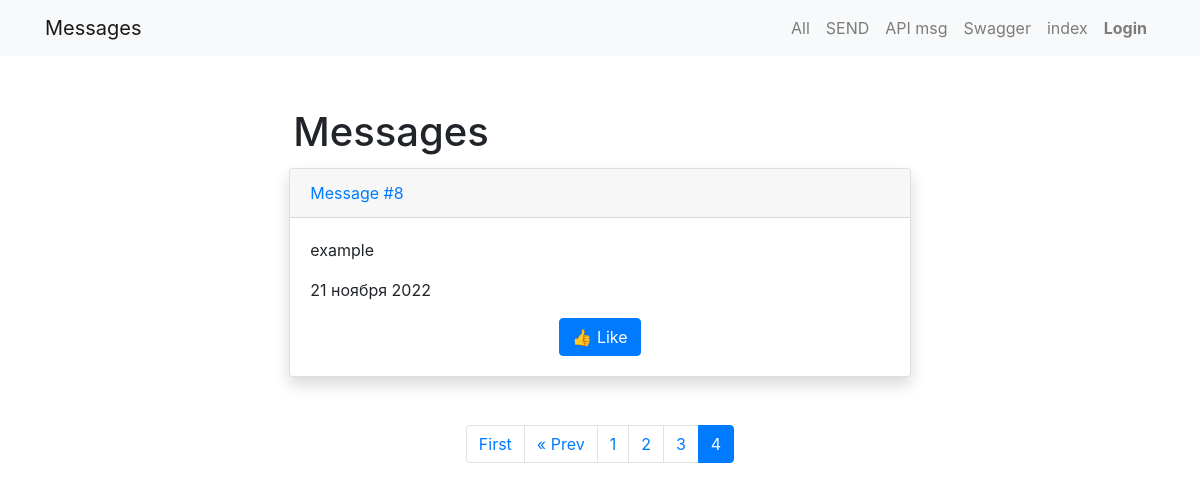
Page /?page=4 on the earlier database version.
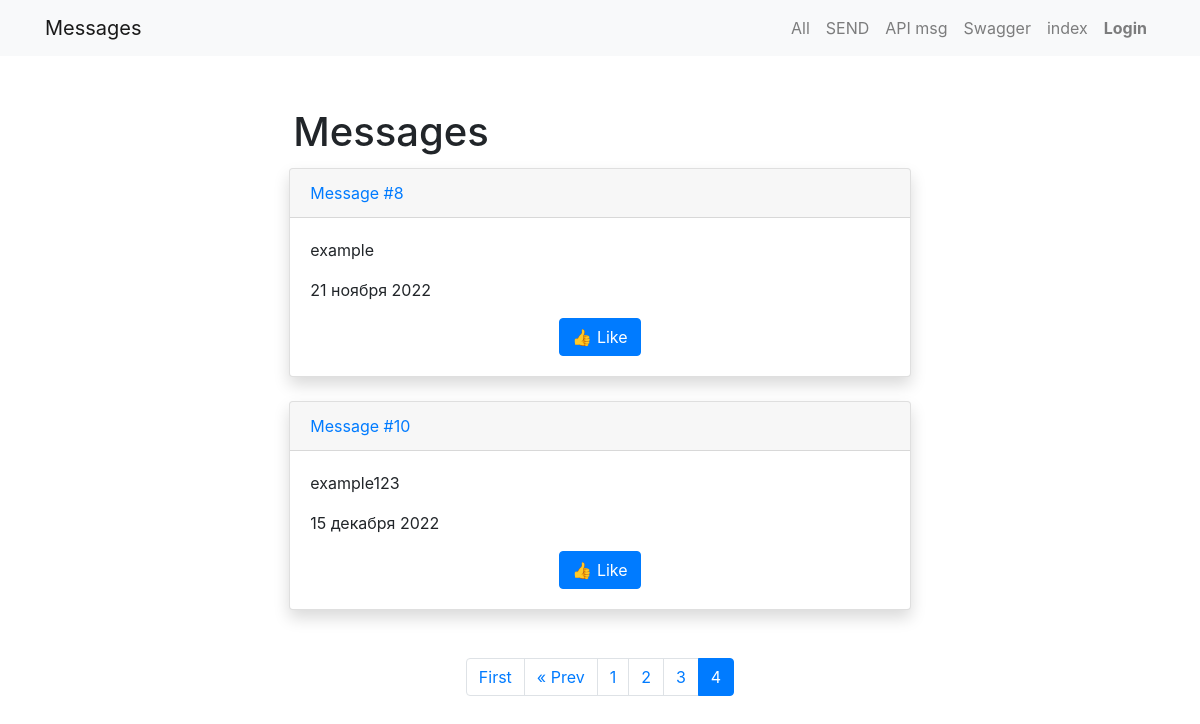
Same page on the later database version.
### FORM_MSG/models.py (models this page shows, shortened)
class Message(models.Model):
    author = models.ForeignKey(to=User, related_name='messages', on_delete=models.CASCADE)
    id = models.BigAutoField(null=False, unique=True, primary_key=True,
                             auto_created=True)  # limit int remove (max_length)
    name = models.CharField(null=False, max_length=10, blank=False)
    text = models.TextField(null=False, max_length=100, blank=False, validators=[RegexValidator(r'^[\w]+$')])
    accept_terms = models.BooleanField(null=False, default=False, verbose_name='Согласен с правилами', blank=False)
    file = models.FileField(null=True, upload_to='form_files/', blank=True)
    image = models.ImageField(null=True, upload_to='form_imgs/', blank=True)
    created_date = models.DateTimeField(null=False, auto_now_add=True)
    updated_date = models.DateTimeField(null=False, auto_now=True)
    def likes_count(self):
        return self.likes.count()
    class Meta:
        verbose_name_plural = 'Messages'

### FORM_MSG/views.py (the view)
# urls.py: path('', views.MsgList.as_view(), name='msg_list'),
class MsgList(ListView):
    template_name = "form_msg/msg_list.html"
    paginate_by = 2
    queryset = Message.objects.select_related('author').prefetch_related('likes')
    def get_context_data(self, *, object_list=None, **kwargs):
        context = super(MsgList, self).get_context_data(**kwargs)
        if self.request.user.is_authenticated:
            msgs = self.queryset
            context['show_buttons'] = True
            context['user_likes'] = msgs.filter(likes__user=self.request.user.id).values_list('id', flat=True)
            print(context['user_likes'])
        return context

### FORM_MSG/templates/form_msg/msg_list.html (shortened to what this page needs)
{% extends 'form_msg/base_msg.html' %}
{% load static %}
{% load custom_tags %}
{% block content %}
    <div class="row justify-content-center">
        <div class="col-md-7 p-5">
            <h1 class="p-1">Messages</h1>
            {% if object_list %}
                {% for msg in object_list %}
                    {% include 'form_msg/card_item_msg.html' %}
                {% endfor %}
            {% else %}
                Empty
            {% endif %}
            {% if page_obj.has_other_pages %}
            {% include 'form_msg/includes/paginator.html' %}
            {% endif %}
        </div>
    </div>
{% endblock %}

### FORM_MSG/templates/form_msg/card_item_msg.html (shortened to what this page needs)
<div class="card mb-4 shadow justify-content-center">
    {% if not is_get_msg %}
        <div class="card-header"><a href="{% url 'form_msg:show_msg' pk=msg.id %}">Message #{{ msg.id }}</a></div>
    {% endif %}
    <div class="card-body">
        <p class="card-text">
            {{ msg.text|linebreaksbr }}
        </p>
        <div class="d-flex justify-content-between align-items-center">
            <p class=="text-muted">{{ msg.created_date|date:"d E Y" }}</p>
        </div>
        <div class="row justify-content-center">
            <form action="{% url 'form_msg:like' msg.id %}" method="POST">
                {% if not is_detail_msg %}
                    {% if user_likes and msg.id in user_likes %}
                        <button type="submit" name="msg_id" value="{{ msg.id }}" class="btn btn-danger">Unlike
                            ({{ msg.likes_count }})
                        </button>
                    {% else %}
                        <button type="submit" name="msg_id" value="{{ msg.id }}" class="btn btn-primary">
                            {% if msg.likes_count != 0 %}
                                👍 Like ({{ msg.likes_count }})
                            {% else %}
                                👍 Like
                            {% endif %}
                        </button>
                    {% endif %}
                {% endif %}
            </form>
        </div>
    </div>
</div>

Differences in the rows shown:
added Message: id "10", text "example123", created_date "15 декабря 2022", shows "👍 Like"
